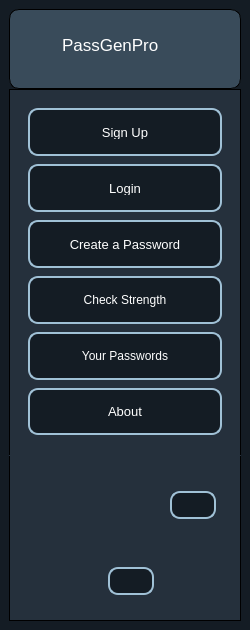
     <widget class="QCustomSlideMenu" name="Menu_Panel" native="true">
      <property name="minimumSize">
       <size>
        <width>250</width>
        <height>630</height>
       </size>
      </property>
      <property name="maximumSize">
       <size>
        <width>250</width>
        <height>630</height>
       </size>
      </property>
      <property name="styleSheet">
       <string notr="true">QWidget {
    background-color: #141C24  ;

}
</string>
      </property>
      <layout class="QVBoxLayout" name="verticalLayout">
       <property name="spacing">
        <number>0</number>
       </property>
       <property name="leftMargin">
        <number>9</number>
       </property>
       <property name="topMargin">
        <number>9</number>
       </property>
       <property name="rightMargin">
        <number>9</number>
       </property>
       <property name="bottomMargin">
        <number>9</number>
       </property>
       <item alignment="Qt::AlignTop">
        <widget class="QFrame" name="Main_Icon">
         <property name="minimumSize">
          <size>
           <width>0</width>
           <height>80</height>
          </size>
         </property>
         <property name="styleSheet">
          <string notr="true">QFrame {
    background-color: #394B5A  ;
	border:1px solid #ececec   ;
}
QLabel{
color:white;
}
#Main_Icon{
border:1px solid black;
border-radius:10px;
}
</string>
         </property>
         <property name="frameShape">
          <enum>QFrame::StyledPanel</enum>
         </property>
         <property name="frameShadow">
          <enum>QFrame::Raised</enum>
         </property>
         <layout class="QHBoxLayout" name="horizontalLayout_10">
          <property name="leftMargin">
           <number>6</number>
          </property>
          <property name="topMargin">
           <number>0</number>
          </property>
          <item alignment="Qt::AlignVCenter">
           <widget class="QLabel" name="App_icon">
            <property name="minimumSize">
             <size>
              <width>40</width>
              <height>40</height>
             </size>
            </property>
            <property name="maximumSize">
             <size>
              <width>40</width>
              <height>40</height>
             </size>
            </property>
            <property name="styleSheet">
             <string notr="true">QFrame {
    border: 0px solid black;
}
</string>
            </property>
            <property name="text">
             <string/>
            </property>
            <property name="pixmap">
             <pixmap resource="../Qss/icons/_icons.qrc">:/icons/Icons/feather/unlock.png</pixmap>
            </property>
            <property name="scaledContents">
             <bool>true</bool>
            </property>
           </widget>
          </item>
          <item>
           <widget class="QLabel" name="Name_of_app">
            <property name="font">
             <font>
              <pointsize>13</pointsize>
             </font>
            </property>
            <property name="styleSheet">
             <string notr="true">QFrame {
    border: 0px solid black;
}
</string>
            </property>
            <property name="text">
             <string>PassGenPro </string>
            </property>
           </widget>
          </item>
         </layout>
        </widget>
       </item>
       <item>
        <widget class="QFrame" name="navigation_buttons">
         <property name="sizePolicy">
          <sizepolicy hsizetype="Preferred" vsizetype="Expanding">
           <horstretch>0</horstretch>
           <verstretch>0</verstretch>
          </sizepolicy>
         </property>
         <property name="minimumSize">
          <size>
           <width>100</width>
           <height>0</height>
          </size>
         </property>
         <property name="styleSheet">
          <string notr="true">QFrame {
    background-color: #25303C  ;
border:2px solid #25303C   ;
padding:10px;
}
QPushButton{
	background-color:#141C24;
	border : 2px solid #A0C1D6;
	padding:15px;
	border-radius:10px;
color:white;
}
QPushButton:hover {
    background-color: #394B5A;
}
#navigation_buttons{
border-top:1px solid black;
border-right:1px solid black;
border-left:1px solid black;
}
</string>
         </property>
         <property name="frameShape">
          <enum>QFrame::StyledPanel</enum>
         </property>
         <property name="frameShadow">
          <enum>QFrame::Raised</enum>
         </property>
         <layout class="QVBoxLayout" name="verticalLayout_2">
          <property name="spacing">
           <number>8</number>
          </property>
          <property name="leftMargin">
           <number>8</number>
          </property>
          <property name="topMargin">
           <number>8</number>
          </property>
          <property name="rightMargin">
           <number>8</number>
          </property>
          <property name="bottomMargin">
           <number>8</number>
          </property>
          <item>
           <widget class="QPushButton" name="Sign_Up_btn">
            <property name="font">
             <font>
              <pointsize>10</pointsize>
             </font>
            </property>
            <property name="cursor">
             <cursorShape>PointingHandCursor</cursorShape>
            </property>
            <property name="text">
             <string>Sign Up</string>
            </property>
            <property name="icon">
             <iconset resource="../Qss/icons/_icons.qrc">
              <normaloff>:/icons/Icons/feather/user-plus.png</normaloff>:/icons/Icons/feather/user-plus.png</iconset>
            </property>
           </widget>
          </item>
          <item>
           <widget class="QPushButton" name="Login_In_btn">
            <property name="font">
             <font>
              <pointsize>10</pointsize>
             </font>
            </property>
            <property name="cursor">
             <cursorShape>PointingHandCursor</cursorShape>
            </property>
            <property name="text">
             <string>Login</string>
            </property>
            <property name="icon">
             <iconset resource="../Qss/icons/_icons.qrc">
              <normaloff>:/icons/Icons/feather/user.png</normaloff>:/icons/Icons/feather/user.png</iconset>
            </property>
            <property name="autoDefault">
             <bool>false</bool>
            </property>
           </widget>
          </item>
          <item>
           <widget class="QPushButton" name="Create_pass_btn">
            <property name="font">
             <font>
              <pointsize>10</pointsize>
             </font>
            </property>
            <property name="cursor">
             <cursorShape>PointingHandCursor</cursorShape>
            </property>
            <property name="text">
             <string>Create a Password</string>
            </property>
            <property name="icon">
             <iconset resource="../Qss/icons/_icons.qrc">
              <normaloff>:/icons/Icons/feather/key.png</normaloff>:/icons/Icons/feather/key.png</iconset>
            </property>
           </widget>
          </item>
          <item>
           <widget class="QPushButton" name="Check_pass_btn">
            <property name="cursor">
             <cursorShape>PointingHandCursor</cursorShape>
            </property>
            <property name="text">
             <string>Check Strength</string>
            </property>
            <property name="icon">
             <iconset resource="../Qss/icons/_icons.qrc">
              <normaloff>:/icons/Icons/feather/check-square.png</normaloff>:/icons/Icons/feather/check-square.png</iconset>
            </property>
           </widget>
          </item>
          <item>
           <widget class="QPushButton" name="History_btn">
            <property name="cursor">
             <cursorShape>PointingHandCursor</cursorShape>
            </property>
            <property name="text">
             <string>Your Passwords</string>
            </property>
            <property name="icon">
             <iconset resource="../Qss/icons/_icons.qrc">
              <normaloff>:/icons/Icons/feather/hard-drive.png</normaloff>:/icons/Icons/feather/hard-drive.png</iconset>
            </property>
           </widget>
          </item>
          <item>
           <widget class="QPushButton" name="About_btn">
            <property name="font">
             <font>
              <pointsize>10</pointsize>
             </font>
            </property>
            <property name="cursor">
             <cursorShape>PointingHandCursor</cursorShape>
            </property>
            <property name="text">
             <string>About</string>
            </property>
            <property name="icon">
             <iconset resource="../Qss/icons/_icons.qrc">
              <normaloff>:/icons/Icons/feather/info.png</normaloff>:/icons/Icons/feather/info.png</iconset>
            </property>
           </widget>
          </item>
         </layout>
        </widget>
       </item>
       <item alignment="Qt::AlignBottom">
        <widget class="QFrame" name="Referral_websites">
         <property name="sizePolicy">
          <sizepolicy hsizetype="Preferred" vsizetype="Expanding">
           <horstretch>0</horstretch>
           <verstretch>0</verstretch>
          </sizepolicy>
         </property>
         <property name="styleSheet">
          <string notr="true">QFrame {
    background-color: #25303C  ;
	border:1px solid #25303C   ;
}
#Referral_websites{
border-bottom:1px solid black;
border-right:1px solid black;
border-left:1px solid black;
}
QPushButton{
	background-color:#141C24;
	border:2px solid #A0C1D6;
	padding:5px;
	border-radius:10px;
color:white;
margin:5px;
}
QPushButton:hover {
    background-color: #394B5A;
}</string>
         </property>
         <property name="frameShape">
          <enum>QFrame::StyledPanel</enum>
         </property>
         <property name="frameShadow">
          <enum>QFrame::Raised</enum>
         </property>
         <layout class="QVBoxLayout" name="verticalLayout_3">
          <item alignment="Qt::AlignHCenter|Qt::AlignVCenter">
           <widget class="QFrame" name="Github_Referral">
            <property name="frameShape">
             <enum>QFrame::StyledPanel</enum>
            </property>
            <property name="frameShadow">
             <enum>QFrame::Raised</enum>
            </property>
            <layout class="QHBoxLayout" name="horizontalLayout_11">
             <item alignment="Qt::AlignVCenter">
              <widget class="QLabel" name="icon_Github">
               <property name="minimumSize">
                <size>
                 <width>60</width>
                 <height>60</height>
                </size>
               </property>
               <property name="maximumSize">
                <size>
                 <width>60</width>
                 <height>60</height>
                </size>
               </property>
               <property name="font">
                <font>
                 <pointsize>9</pointsize>
                </font>
               </property>
               <property name="styleSheet">
                <string notr="true">QFrame {
    border: 0px solid black;
}
</string>
               </property>
               <property name="text">
                <string/>
               </property>
               <property name="pixmap">
                <pixmap resource="../Qss/icons/_icons.qrc">:/images/Images/github-mark-white.png</pixmap>
               </property>
               <property name="scaledContents">
                <bool>true</bool>
               </property>
              </widget>
             </item>
             <item alignment="Qt::AlignVCenter">
              <widget class="QLabel" name="Name_Github">
               <property name="minimumSize">
                <size>
                 <width>90</width>
                 <height>40</height>
                </size>
               </property>
               <property name="maximumSize">
                <size>
                 <width>90</width>
                 <height>40</height>
                </size>
               </property>
               <property name="font">
                <font>
                 <pointsize>8</pointsize>
                </font>
               </property>
               <property name="styleSheet">
                <string notr="true">QFrame {
    border: 0px solid black;
}
</string>
               </property>
               <property name="text">
                <string/>
               </property>
               <property name="pixmap">
                <pixmap resource="../Qss/icons/_icons.qrc">:/images/Images/GitHub_Logo_White.png</pixmap>
               </property>
               <property name="scaledContents">
                <bool>true</bool>
               </property>
              </widget>
             </item>
             <item alignment="Qt::AlignHCenter">
              <widget class="QPushButton" name="GitHub_link">
               <property name="cursor">
                <cursorShape>PointingHandCursor</cursorShape>
               </property>
               <property name="text">
                <string/>
               </property>
               <property name="icon">
                <iconset resource="../Qss/icons/_icons.qrc">
                 <normaloff>:/icons/Icons/feather/clipboard.png</normaloff>:/icons/Icons/feather/clipboard.png</iconset>
               </property>
              </widget>
             </item>
            </layout>
           </widget>
          </item>
          <item alignment="Qt::AlignHCenter|Qt::AlignVCenter">
           <widget class="QFrame" name="LinkedIn_Referral">
            <property name="frameShape">
             <enum>QFrame::StyledPanel</enum>
            </property>
            <property name="frameShadow">
             <enum>QFrame::Raised</enum>
            </property>
            <layout class="QHBoxLayout" name="horizontalLayout_12">
             <item alignment="Qt::AlignHCenter">
              <widget class="QLabel" name="icon_Linkedin">
               <property name="minimumSize">
                <size>
                 <width>0</width>
                 <height>40</height>
                </size>
               </property>
               <property name="maximumSize">
                <size>
                 <width>140</width>
                 <height>40</height>
                </size>
               </property>
               <property name="styleSheet">
                <string notr="true">QFrame {
    border: 0px solid black;
}
</string>
               </property>
               <property name="text">
                <string/>
               </property>
               <property name="pixmap">
                <pixmap resource="../Qss/icons/_icons.qrc">:/images/Images/LinkedIn_2021.svg</pixmap>
               </property>
               <property name="scaledContents">
                <bool>true</bool>
               </property>
              </widget>
             </item>
             <item alignment="Qt::AlignHCenter">
              <widget class="QPushButton" name="LinkedIn_Link">
               <property name="cursor">
                <cursorShape>PointingHandCursor</cursorShape>
               </property>
               <property name="text">
                <string/>
               </property>
               <property name="icon">
                <iconset resource="../Qss/icons/_icons.qrc">
                 <normaloff>:/icons/Icons/feather/clipboard.png</normaloff>:/icons/Icons/feather/clipboard.png</iconset>
               </property>
              </widget>
             </item>
            </layout>
           </widget>
          </item>
         </layout>
        </widget>
       </item>
      </layout>
     </widget>
